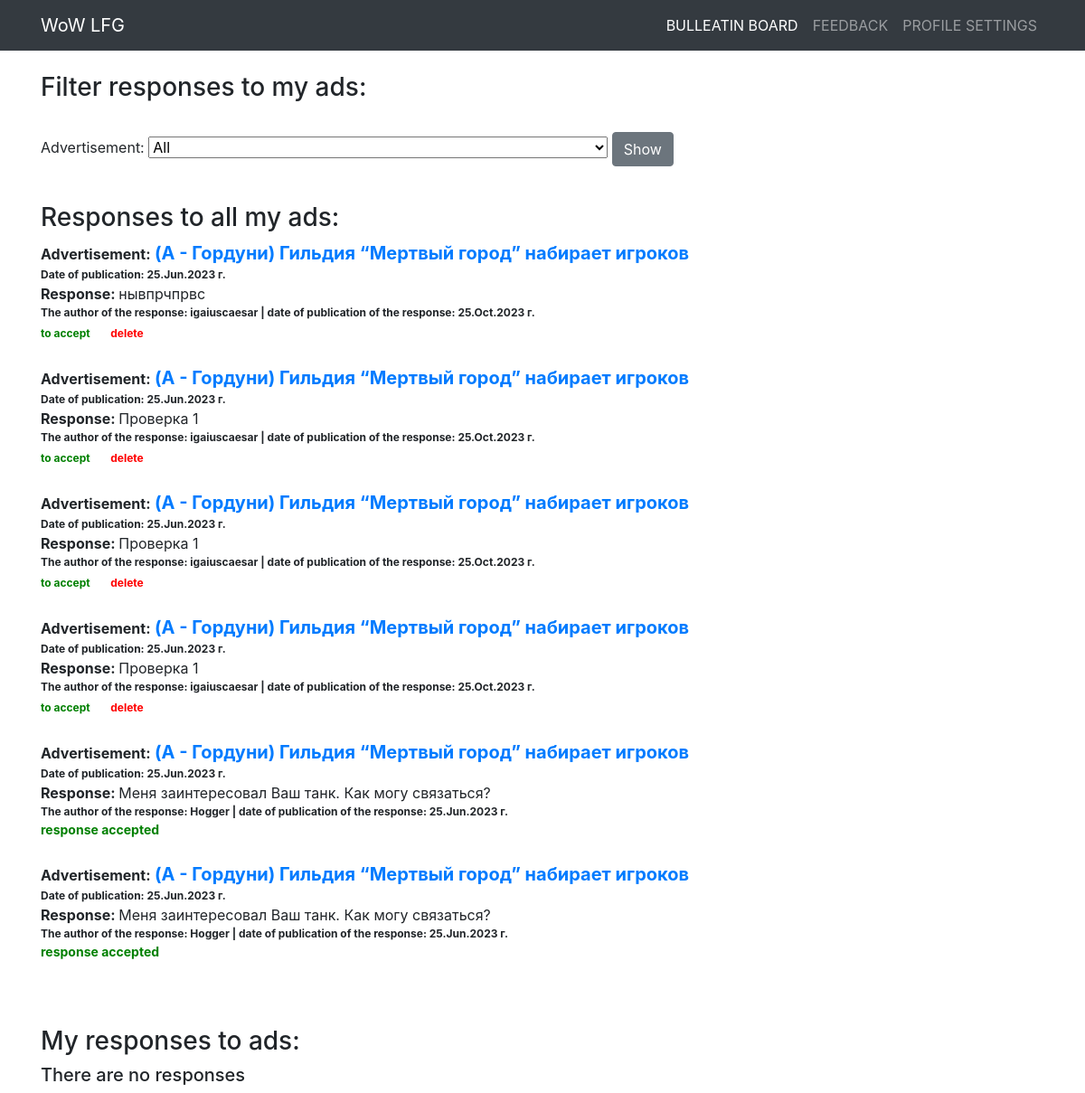
The app's page /responses (signed in) with its own data.
### board/models.py (models this page shows)
class Response(models.Model):
    author = models.ForeignKey(User, on_delete=models.CASCADE)
    post = models.ForeignKey(Post, on_delete=models.CASCADE)
    text = models.TextField(verbose_name='Текст')
    status = models.BooleanField(default=False)
    dateCreation = models.DateTimeField(auto_now_add=True)

class Post(models.Model):
    author = models.ForeignKey(User, on_delete=models.CASCADE)
    CAT = (('tanks', 'Танки'),
           ('healers', 'Хилы'),
           ('damage_dealers', 'ДД'),
           ('dealers', 'Торговцы'),
           ('gildmasters', 'Гилдмастеры'),
           ('quest_givers', 'Квестгиверы'),
           ('blacksmiths', 'Кузнецы'),
           ('tanners', 'Кожевники'),
           ('potion_makers', 'Зельевары'),
           ('spell_masters', 'Мастера заклинаний'))
    category = models.CharField(max_length=15, choices=CAT, verbose_name='Категория')
    dateCreation = models.DateTimeField(auto_now_add=True)
    title = models.CharField(max_length=256, verbose_name='Название')
    text = RichTextField()

### board/views.py (the view, shortened to what this page needs)
# urls.py: path('responses', Responses.as_view(), name='responses'),
class Responses(LoginRequiredMixin, ListView):
    model = Response
    template_name = 'responses.html'
    context_object_name = 'responses'
    def get_context_data(self, **kwargs):
        context = super(Responses, self).get_context_data(**kwargs)
        global title
        """
        Далее в условии - если пользователь попал на страницу через ссылку из письма, в которой содержится
        ID поста для фильтра - фильтр работает по этому ID
        """
        if self.kwargs.get('pk') and Post.objects.filter(id=self.kwargs.get('pk')).exists():
            title = str(Post.objects.get(id=self.kwargs.get('pk')).title)
            print(title)
        context['form'] = ResponsesFilterForm(self.request.user, initial={'title': title})
        context['title'] = title
        if title:
            post_id = Post.objects.get(title=title)
            context['filter_responses'] = list(Response.objects.filter(post_id=post_id).order_by('-dateCreation'))
            context['response_post_id'] = post_id.id
        else:
            context['filter_responses'] = list(Response.objects.filter(post_id__author_id=self.request.user).order_by('-dateCreation'))
        context['myresponses'] = list(Response.objects.filter(author_id=self.request.user).order_by('-dateCreation'))
        return context

### board/forms.py
class ResponsesFilterForm(forms.Form):
    def __init__(self, user, *args, **kwargs):
        super(ResponsesFilterForm, self).__init__(*args, **kwargs)
        self.fields['title'] = forms.ModelChoiceField(
            label='Advertisement',
            queryset=Post.objects.filter(author_id=user.id).order_by('-dateCreation').values_list('title', flat=True),
            empty_label="All",
            required=False
        )

### templates/responses.html (shortened to what this page needs)
{% extends 'default.html' %}
{% load bootstrap4 %}
{% block content %}
    <br>
    <h3>Filter responses to my ads:</h3><br>
	<form method="POST">
        {{ form }}
		<input class="btn btn-secondary" type="submit" value="Show">
	</form><br>
    {% if title %}
        <h3>Responses to my ad</h3>
        <a href="/post/{{ response_post_id }}" style="font-size: 20px;"><b>{{ title }}:</b></a><br>
        {% if filter_responses %}
            {% for response in filter_responses %}
                <a><b>Response: </b></a>{{ response.text }}<br>
                <span style="font-size: 12px;"><b>The author of the response: {{ response.author.username }} |
                    date of publication of the response: {{ response.dateCreation|date:'d.M.Y' }} г.</b></span><br>
                {% if response.status == False %}
                    <a href="/response/accept/{{ response.id }}" style="font-size: 12px; color:green"><b>to accept</b></a>
                    <a>&nbsp;&nbsp;&nbsp;</a>
                    <a href="/response/delete/{{ response.id }}" style="font-size: 12px; color:red"><b>to accept</b></a>
                {% else %}
                    <a style="font-size: 14px; color:green"><b>response accepted</b></a>
                {% endif %}
                <br><br>
            {% endfor %}
        {% else %}
            <br>
            <h5>There are no responses</h5>
        {% endif %}
    {% else %}
        <h3>Responses to all my ads:</h3>
        {% if filter_responses %}
            {% for response in filter_responses %}
                <a><b>Advertisement:</b></a>
                <a href="/post/{{ response.post_id }}" style="font-size: 20px;"><b>{{ response.post.title }}</b></a><br>
                <span style="font-size: 12px;"><b>Date of publication: {{ response.post.dateCreation|date:'d.M.Y' }} г.</b>
                </span><br>
                <a><b>Response: </b></a>{{ response.text }}<br>
                <span style="font-size: 12px;"><b>The author of the response: {{ response.author.username }} |
                    date of publication of the response: {{ response.dateCreation|date:'d.M.Y' }} г.</b></span><br>
                {% if response.status == False %}
                    <a href="/response/accept/{{ response.id }}" style="font-size: 12px; color:green"><b>to accept</b></a>
                    <a>&nbsp;&nbsp;&nbsp;</a>
                    <a href="/response/delete/{{ response.id }}" style="font-size: 12px; color:red"><b>delete</b></a>
                {% else %}
                    <a style="font-size: 14px; color:green"><b>response accepted</b></a>
                {% endif %}
                <br><br>
            {% endfor %}
        {% else %}
            <h5>There are no responses</h5>
        {% endif %}
    {% endif %}
    <br><br>
    <h3>My responses to ads:</h3>
    {% if myresponses %}
        {% for response in myresponses %}
            <a><b>Advertisement:</b></a>
            <a href="/post/{{ response.post_id }}" style="font-size: 20px;"><b>{{ response.post.title }}</b></a><br>
            <span style="font-size: 12px;"><b>The author of the ad:  {{ response.post.author.username }} |
                date of publication of the ad: {{ response.post.dateCreation|date:'d.M.Y' }} г.</b></span><br>
            <a><b>My response:</b></a>
            {{ response.text }}<br>
            <span style="font-size: 12px;"><b>Date of publication of the response: {{ response.dateCreation|date:'d.M.Y' }} г.</b></span><br>
            {% if response.status == True %}
                <a style="font-size: 14px; color:green"><b>The author of the ad accepted the response</b></a>
            {% else %}
                <a style="font-size: 14px; color:red"><b>The author of the ad has not yet accepted the response!</b></a>
            {% endif %}
        <br><br>
        {% endfor %}
    {% else %}
        <h5>There are no responses</h5>
    {% endif %}
{% endblock content %}

### records on screen
Response: post "(А - Гордуни) Гильдия “Мертвый город” набирает игроков", post.dateCreation "25.Jun.2023", text "нывпрчпрвс", author.username "igaiuscaesar", dateCreation "25.Oct.2023"
Response: post "(А - Гордуни) Гильдия “Мертвый город” набирает игроков", post.dateCreation "25.Jun.2023", text "Проверка 1", author.username "igaiuscaesar", dateCreation "25.Oct.2023"
Response: post "(А - Гордуни) Гильдия “Мертвый город” набирает игроков", post.dateCreation "25.Jun.2023", text "Проверка 1", author.username "igaiuscaesar", dateCreation "25.Oct.2023"
Response: post "(А - Гордуни) Гильдия “Мертвый город” набирает игроков", post.dateCreation "25.Jun.2023", text "Проверка 1", author.username "igaiuscaesar", dateCreation "25.Oct.2023"
Response: post "(А - Гордуни) Гильдия “Мертвый город” набирает игроков", post.dateCreation "25.Jun.2023", text "Меня заинтересовал Ваш танк. Как могу связаться?", author.username "Hogger", dateCreation "25.Jun.2023", status "response accepted"
Response: post "(А - Гордуни) Гильдия “Мертвый город” набирает игроков", post.dateCreation "25.Jun.2023", text "Меня заинтересовал Ваш танк. Как могу связаться?", author.username "Hogger", dateCreation "25.Jun.2023", status "response accepted"
